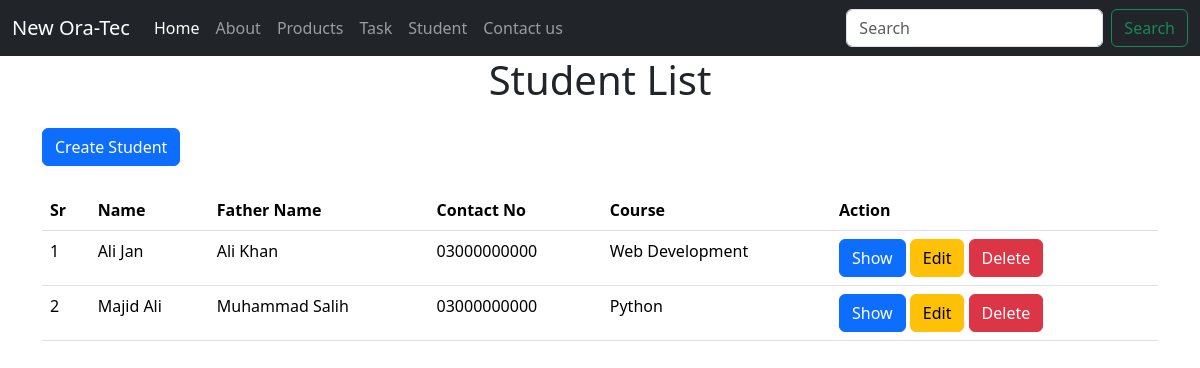
The page /student on the database as committed earlier.
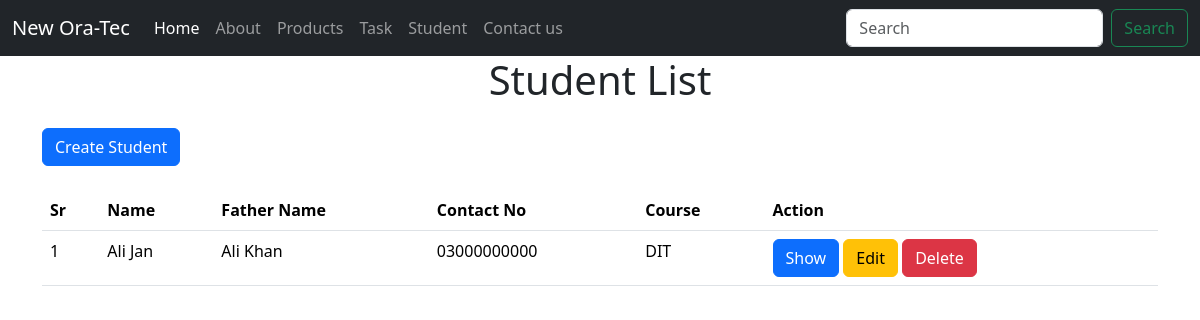
The same page on the database as committed later.
### app.py (models this page shows, shortened)
class Student(db.Model):
    id = db.Column(db.Integer, primary_key=True)
    name = db.Column(db.String(50), nullable=False)
    fathername = db.Column(db.String(50), nullable=True)
    dob = db.Column(db.Date, nullable=True)
    contact = db.Column(db.String(15), nullable=True)
    course = db.Column(db.String(255), nullable=True)
    status = db.Column(db.Boolean, default=True)

### app.py (the view)
@app.route('/student')
def student():
    students = Student.query.order_by(Student.id).all()
    return render_template('student/index.html',students=students)

### templates/student/index.html
{% extends "web.html" %}
{% block content %}
<h1 class="text-center">Student List</h1>
<div class="my-4">
    <a href="/student/create" class="btn btn-primary">Create Student</a>
</div>
<table class="table">
    <thead>
        <th>Sr</th>
        <th>Name</th>
        <th>Father Name</th>
        <th>Contact No</th>
        <th>Course</th>
        <th>Action</th>
    </thead>
    <tbody>
    {% for student in students %}
        <tr>
            <td>{{student.id}}</td>
            <td>{{student.name}}</td>
            <td>{{student.fathername}}</td>
            <td>{{student.contact}}</td>
            <td>{{student.course}}</td>
            <td>
                <a href="" class="btn btn-primary">Show</a>
                <a href="/student/edit/{{ student.id }}" class="btn btn-warning">Edit</a>
                <a href="/student/delete/{{ student.id }}" onclick="return confirm('Are you sure want to delete this record?')" class="btn btn-danger">Delete</a>
            </td>
        </tr>
    {% endfor %}
    </tbody>
</table>
{% endblock %}

### templates/web.html (shortened to what this page needs)
<!DOCTYPE html>
<html lang="en">
<head>
    <link rel="stylesheet" href="/static/css/bootstrap.css">
</head>
<body>
    <nav class="navbar navbar-expand-lg navbar-dark bg-dark">
  <div class="container-fluid">
    <a class="navbar-brand" href="#">New Ora-Tec</a>
    <div class="collapse navbar-collapse" id="navbarSupportedContent">
      <ul class="navbar-nav me-auto mb-2 mb-lg-0">
        <li class="nav-item">
          <a class="nav-link active" aria-current="page" href="/">Home</a>
        </li>
        <li class="nav-item">
          <a class="nav-link" href="/about">About</a>
        </li>
        <li class="nav-item">
          <a class="nav-link" href="/product">Products</a>
        </li>
        <li class="nav-item">
          <a class="nav-link" href="/task">Task</a>
        </li>
        <li class="nav-item">
          <a class="nav-link" href="/student">Student</a>
        </li>
        <li class="nav-item">
          <a class="nav-link" href="/contact">Contact us</a>
        </li>
      </ul>
      <form class="d-flex">
        <input class="form-control me-2" type="search" placeholder="Search" aria-label="Search">
        <button class="btn btn-outline-success" type="submit">Search</button>
      </form>
    </div>
  </div>
</nav>
<div class="container">
    {% block content %}
    {% endblock %}
</div>
</body>
</html>

Rows that differ between the two databases and show on the page:
removed Student: id "2", name "Majid Ali", fathername "Muhammad Salih", contact "03000000000", course "Python"
changed Student "Ali Jan": course "Web Development" → "DIT"
